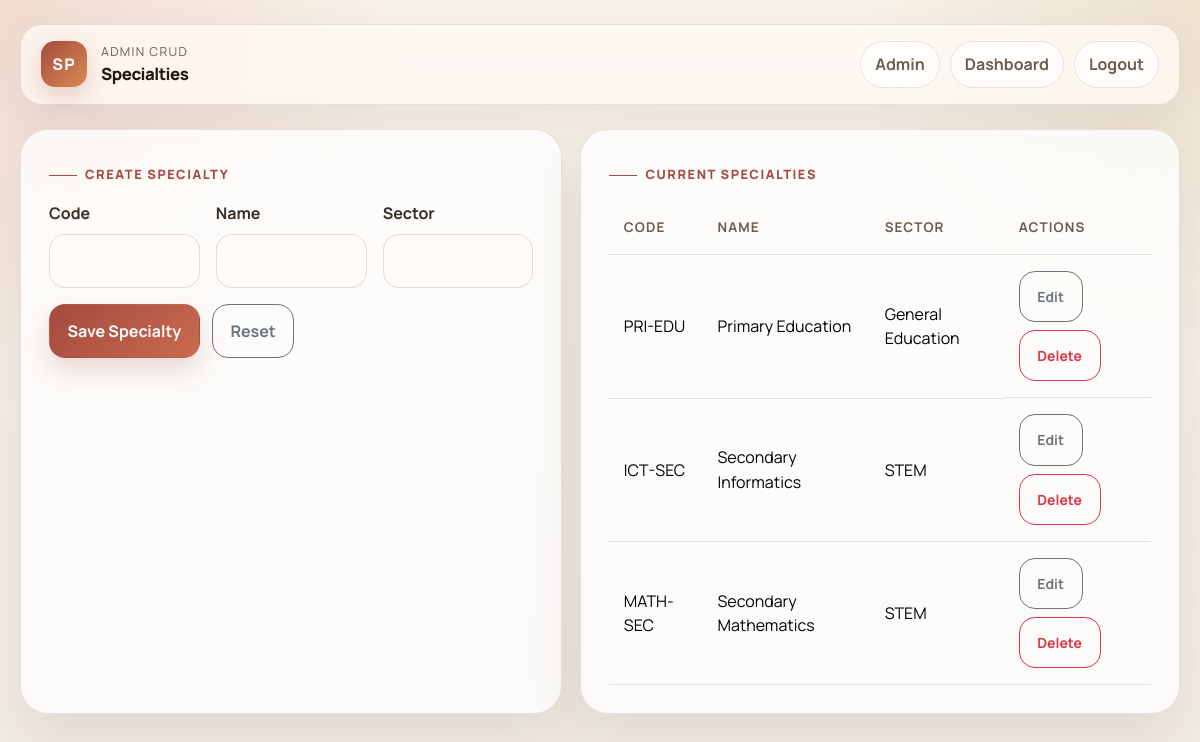
/modules/specialties/dashboard.php (signed in), run on the app's committed database.
### tables this page shows
CREATE TABLE IF NOT EXISTS specialties (
  id INT UNSIGNED AUTO_INCREMENT PRIMARY KEY,
  code VARCHAR(30) NOT NULL UNIQUE,
  name VARCHAR(120) NOT NULL,
  sector VARCHAR(120) NOT NULL,
  created_at TIMESTAMP NOT NULL DEFAULT CURRENT_TIMESTAMP
);

### includes/functions.php (called while the page is built, shortened)
<?php
function e(?string $value): string
{
    return htmlspecialchars((string) $value, ENT_QUOTES, 'UTF-8');
}
function request_id(string $key = 'id'): int
{
    return (int) ($_GET[$key] ?? 0);
}

### modules/specialties/dashboard.php (the view, shortened to what this page needs)
<?php
require_once __DIR__ . '/../../includes/functions.php';
$pdo = db();
$editId = request_id();
$form = ['code' => '', 'name' => '', 'sector' => ''];
$specialties = $pdo->query('SELECT * FROM specialties ORDER BY name')->fetchAll();
?>
<?php require_once __DIR__ . '/../../includes/header.php'; ?>
<body>
<div class="app-shell">
  <div class="app-frame">
    <div class="project-topbar">
      <div class="brand-mark">
        <div class="brand-badge">SP</div>
        <div class="brand-copy">
          <span class="brand-eyebrow">Admin CRUD</span>
          <span class="brand-title">Specialties</span>
        </div>
      </div>
      <div class="topbar-links">
        <a class="topbar-link" href="../admin/dashboard.php">Admin</a>
        <a class="topbar-link" href="../dashboard.php">Dashboard</a>
        <a class="topbar-link" href="../../auth/logout.php">Logout</a>
      </div>
    </div>
    <div class="crud-layout">
      <section class="page-panel dashboard-hero">
        <span class="section-label"><?= $editId > 0 ? 'Edit specialty' : 'Create specialty' ?></span>
        <form method="post" action="dashboard.php<?= $editId > 0 ? '?id=' . $editId : '' ?>" class="row g-3">
          <div class="col-md-4">
            <label for="code" class="form-label">Code</label>
            <input id="code" name="code" class="form-control" value="<?= e($form['code']) ?>" required>
          </div>
          <div class="col-md-4">
            <label for="name" class="form-label">Name</label>
            <input id="name" name="name" class="form-control" value="<?= e($form['name']) ?>" required>
          </div>
          <div class="col-md-4">
            <label for="sector" class="form-label">Sector</label>
            <input id="sector" name="sector" class="form-control" value="<?= e($form['sector']) ?>" required>
          </div>
          <div class="col-12 stack-actions">
            <button type="submit" name="action" value="save" class="btn btn-primary">Save Specialty</button>
            <a class="btn btn-outline-secondary" href="dashboard.php">Reset</a>
          </div>
        </form>
      </section>
      <section class="page-panel dashboard-side">
        <span class="section-label">Current specialties</span>
        <div class="table-responsive">
          <table class="table app-table">
            <thead>
              <tr>
                <th>Code</th>
                <th>Name</th>
                <th>Sector</th>
                <th>Actions</th>
              </tr>
            </thead>
            <tbody>
              <?php foreach ($specialties as $specialty): ?>
                <tr>
                  <td><?= e((string) $specialty['code']) ?></td>
                  <td><?= e((string) $specialty['name']) ?></td>
                  <td><?= e((string) $specialty['sector']) ?></td>
                  <td class="table-actions">
                    <a class="btn btn-sm btn-outline-secondary" href="dashboard.php?id=<?= e((string) $specialty['id']) ?>">Edit</a>
                    <form method="post" action="dashboard.php" class="inline-form">
                      <button type="submit" name="action" value="delete" class="btn btn-sm btn-outline-danger">Delete</button>
                    </form>
                  </td>
                </tr>
              <?php endforeach; ?>
            </tbody>
          </table>
        </div>
      </section>
    </div>
  </div>
</div>
</body>
</html>

### assests/css/styles.css (style rules this page uses)
:root { --bg: #f6f1e8; --panel: rgba(255, 255, 255, 0.78); --panel-strong: #ffffff; --line: rgba(110, 95, 74, 0.16); --text: #221b15; --muted: #6a5d50; --accent: #a44a3f; --accent-2: #82352c; --accent-soft: #f3dfd4; --ink-soft: #f9f5ef; --success-soft: #dcefdc; }
* { box-sizing: border-box; }
body { margin: 0; font-family: "Manrope", sans-serif; background: var(--bg); color: var(--text); line-height: 1.55; min-height: 100vh; background-image: radial-gradient(circle at top left, rgba(212, 107, 88, 0.18), transparent 28%), radial-gradient(circle at top right, rgba(189, 154, 91, 0.2), transparent 24%), linear-gradient(180deg, #f8f3ea 0%, #f1ece4 100%); }
a { color: var(--accent); text-decoration-thickness: 2px; text-underline-offset: 2px; }
.app-shell { min-height: 100vh; padding: 24px 14px 40px; }
.app-frame { width: min(1160px, 100%); margin: 0 auto; }
.project-topbar { display: flex; justify-content: space-between; align-items: center; gap: 16px; padding: 16px 20px; margin-bottom: 24px; border: 1px solid var(--line); border-radius: 22px; background: rgba(255, 250, 245, 0.78); backdrop-filter: blur(18px); box-shadow: 0 18px 50px rgba(81, 55, 38, 0.08); }
.brand-mark { display: flex; align-items: center; gap: 14px; }
.brand-badge { width: 46px; height: 46px; border-radius: 14px; display: flex; align-items: center; justify-content: center; background: linear-gradient(135deg, var(--accent), #d98a53); color: #fff9f4; font-weight: 800; letter-spacing: 0.08em; box-shadow: 0 10px 24px rgba(164, 74, 63, 0.24); }
.brand-copy { display: flex; flex-direction: column; }
.brand-eyebrow { color: var(--muted); font-size: 0.77rem; text-transform: uppercase; letter-spacing: 0.11em; }
.brand-title { font-size: 1.05rem; font-weight: 800; letter-spacing: -0.03em; }
.topbar-links { display: flex; flex-wrap: wrap; gap: 10px; }
.topbar-link { padding: 10px 14px; border-radius: 999px; border: 1px solid var(--line); background: rgba(255, 255, 255, 0.72); color: var(--muted); text-decoration: none; font-weight: 700; transition: 180ms ease; }
.page-panel { border: 1px solid var(--line); border-radius: 28px; background: var(--panel); backdrop-filter: blur(18px); box-shadow: 0 24px 60px rgba(74, 48, 31, 0.11); }
.section-label { display: inline-flex; align-items: center; gap: 8px; font-size: 0.8rem; letter-spacing: 0.12em; text-transform: uppercase; color: var(--accent); font-weight: 800; margin-bottom: 16px; }
.section-label::before { content: ""; width: 28px; height: 1px; background: currentColor; }
.form-control, .form-select { border-radius: 16px; border: 1px solid rgba(110, 95, 74, 0.2); padding: 0.88rem 1rem; background: rgba(255, 251, 247, 0.9); }
.form-label { font-weight: 700; color: #3b2e25; }
.btn { border-radius: 16px; font-weight: 700; padding: 0.88rem 1.1rem; }
.btn-primary { background: linear-gradient(135deg, var(--accent), #c96b4f); border-color: transparent; box-shadow: 0 14px 28px rgba(164, 74, 63, 0.2); }
.btn-outline-secondary, .btn-outline-danger, .btn-outline-primary { border-width: 1px; }
.stack-actions { display: flex; flex-wrap: wrap; gap: 12px; }
.dashboard-hero, .dashboard-side, .search-panel { padding: 28px; }
.crud-layout { display: grid; grid-template-columns: minmax(320px, 0.95fr) minmax(0, 1.05fr); gap: 18px; }
.app-table { margin-bottom: 0; vertical-align: middle; }
.app-table th { color: var(--muted); font-size: 0.84rem; text-transform: uppercase; letter-spacing: 0.08em; }
.app-table td, .app-table th { padding: 1rem 0.9rem; background: transparent; }
.table-actions { display: flex; flex-wrap: wrap; gap: 8px; }
.inline-form { display: inline-flex; }

### data on the page
specialties: code "PRI-EDU", name "Primary Education", sector "General Education"
specialties: code "ICT-SEC", name "Secondary Informatics", sector "STEM"
specialties: code "MATH-SEC", name "Secondary Mathematics", sector "STEM"
